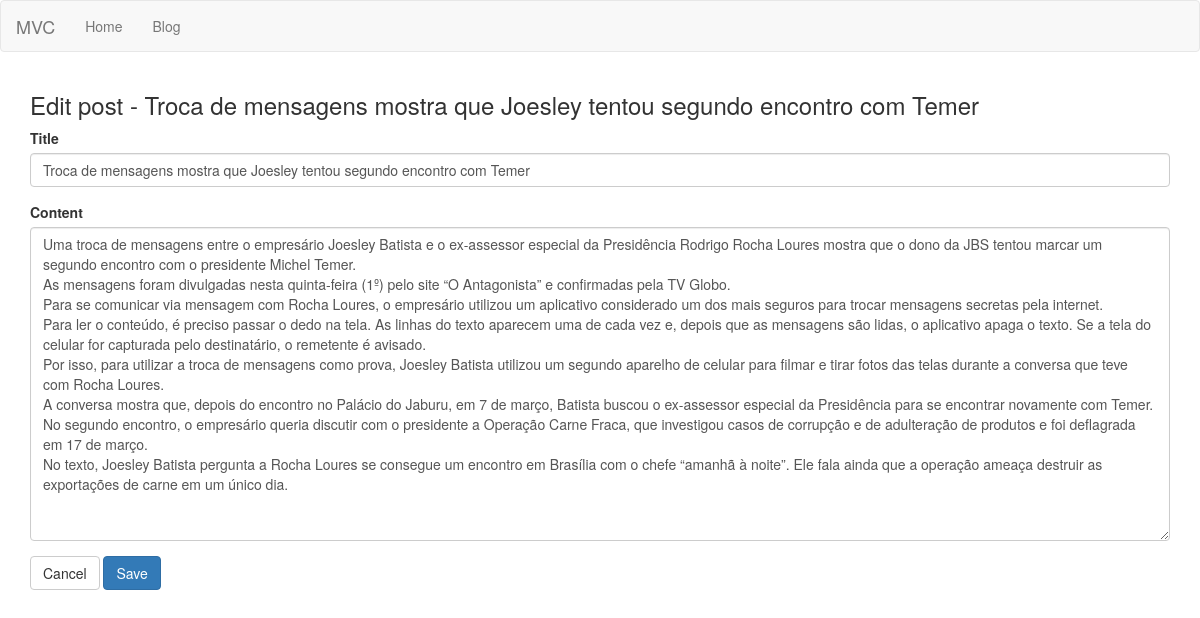
The page /posts/1/edit on the database its author committed.
### tables this page shows
CREATE TABLE posts (id INTEGER CONSTRAINT posts_index PRIMARY KEY ASC AUTOINCREMENT, title VARCHAR (255) NOT NULL, content TEXT NOT NULL);

### app/Controllers/PostsController.php (called while the page is built, shortened)
<?php
class PostsController extends BaseController
{
   private $post;
   public function __construct()
   {
      $this->post = Container::getModel("Post");
   }
   public function edit($id)
   {
      $this->view->post = $this->post->find($id);
      return $this->renderView('posts/edit', 'layout');
   }
}

### core/bootstrap.php (called while the page is built, shortened)
<?php
$routes = require_once __DIR__ . "/../app/routes.php";
$route = new \Core\Route($routes);

### public/index.php (called while the page is built, shortened)
<?php
require_once __DIR__ . "/../core/bootstrap.php";

### core/BaseModel.php (called while the page is built, shortened)
<?php
abstract class BaseModel
{
   private $pdo;
   protected $table;
   public function __construct(PDO $pdo)
   {
      $this->pdo = $pdo;
   }
   public function find($id)
   {
      $query = "SELECT * FROM {$this->table} WHERE id = :id";
      $stmt = $this->pdo->prepare($query);
      $stmt->bindValue(":id", $id);
      $stmt->execute();
      $result = $stmt->fetch();
      return $result;
   }
}

### core/Database.php (called while the page is built, shortened)
<?php
class Database
{
	public static function getDatabase()
   {
	   $conf = require_once __DIR__ . "/../app/database.php";
		if($conf['driver']=='sqlite'){
			$sqlite = __DIR__  . "/../storage/database/" . $conf['sqlite']['host'];
			$sqlite = "sqlite:".$sqlite;
			try{
				 $pdo = new PDO($sqlite);
				 $pdo->setAttribute(PDO::ATTR_ERRMODE,PDO::ERRMODE_EXCEPTION);
				 $pdo->setAttribute(PDO::ATTR_DEFAULT_FETCH_MODE,PDO::FETCH_OBJ);
				 return $pdo;
			}
			catch (PDOException $e){
				echo $e->getMessage();
			}
		} else if ($conf['driver']=='mysql'){
		     $host = $config['mysql']['host'];
			  $db_name = $config['mysql']['db_name'];
			  $username = $config['mysql']['db_username'];
			  $password = $config['mysql']['db_password'];
			  $charset = $conf['mysql']['charset'];
			  $collation = $conf['mysql']['collation'];
			try{
				$pdo = new PDO("mysql:host=$host;dbname=$db_name;charset=$charset", $username, $password);
				print_r ($pdo);
				$pdo->setAttribute(PDO::ATTR_ERRMODE,PDO::ERRMODE_EXCEPTION);
				$pdo->setAttribute(PDO::MYSQL_ATTR_INIT_COMMAND, "SET NAMES '$charset' COLLATE '$collation'");
				$pdo->setAttribute(PDO::ATTR_DEFAULT_FETCH_MODE,PDO::FETCH_OBJ);
				return $pdo;
			}
			catch (PDOException $e){
				echo $e->getMessage();
			}
		}
   }
}

### core/Container.php (called while the page is built, shortened)
<?php
class Container
{
   public static function getModel($model)
   {
      return new $model(Database::getDatabase());
   }
}

### app/Views/posts/edit.phtml (the view, shortened to what this page needs)
<div class="container">
   <h3 class="h3"><?php echo $this->getPageTitle(); ?></h3>
   <form action="/posts/<?php echo $this->view->post->id; ?>/update" method="post" accept-charset="utf-8">
      <div class="form-group <?php echo ($this->error['title']) ? 'has-error' : '' ?>">
         <label for="title" class="control-label">Title</label>
         <input type="text" name="title" class="form-control" value="<?php echo isset($this->input['title'])? $this->input['title'] : $this->view->post->title; ?>">
      </div>
       <div class="form-group <?php echo ($this->error['content']) ? 'has-error' : '' ?>">
         <label for="content" class="control-label">Content</label>
         <textarea name="content" class="form-control" rows="15"><?php echo isset($this->input['content']) ? $this->input['content'] : $this->view->post->content; ?></textarea>
      </div>
      <a href="/posts" class="btn btn-default">Cancel</a>
      <button type="submit" class="btn btn-primary">Save</button>
   </form>
</div>

### rows shown on the page
posts: title "Troca de mensagens mostra que Joesley tentou segundo encontro com Temer", content "Uma troca de mensagens entre o empresário Joesley Batista e o ex-assessor especial da Presidência Rodrigo Rocha Loures mostra que o dono da JBS tentou marcar um segundo encontro com o presidente Michel Temer. As mensagens foram divulgadas nesta quinta-feira (1º) pelo site “O Antagonista” e confirmadas pela TV Globo. Para se comunicar via mensagem com Rocha Loures, o empresário utilizou um aplicativo considerado um dos mais seguros para trocar mensagens secretas pela internet. Para ler o conteúdo, é preciso passar o dedo na tela. As linhas do texto aparecem uma de cada vez e, depois que as mensagens são lidas, o aplicativo apaga o texto. Se a tela do celular for capturada pelo destinatário,…"

### other values the page prints
$this->getPageTitle() "Edit post - Troca de mensagens mostra que Joesley tentou segundo encontro com Temer"
